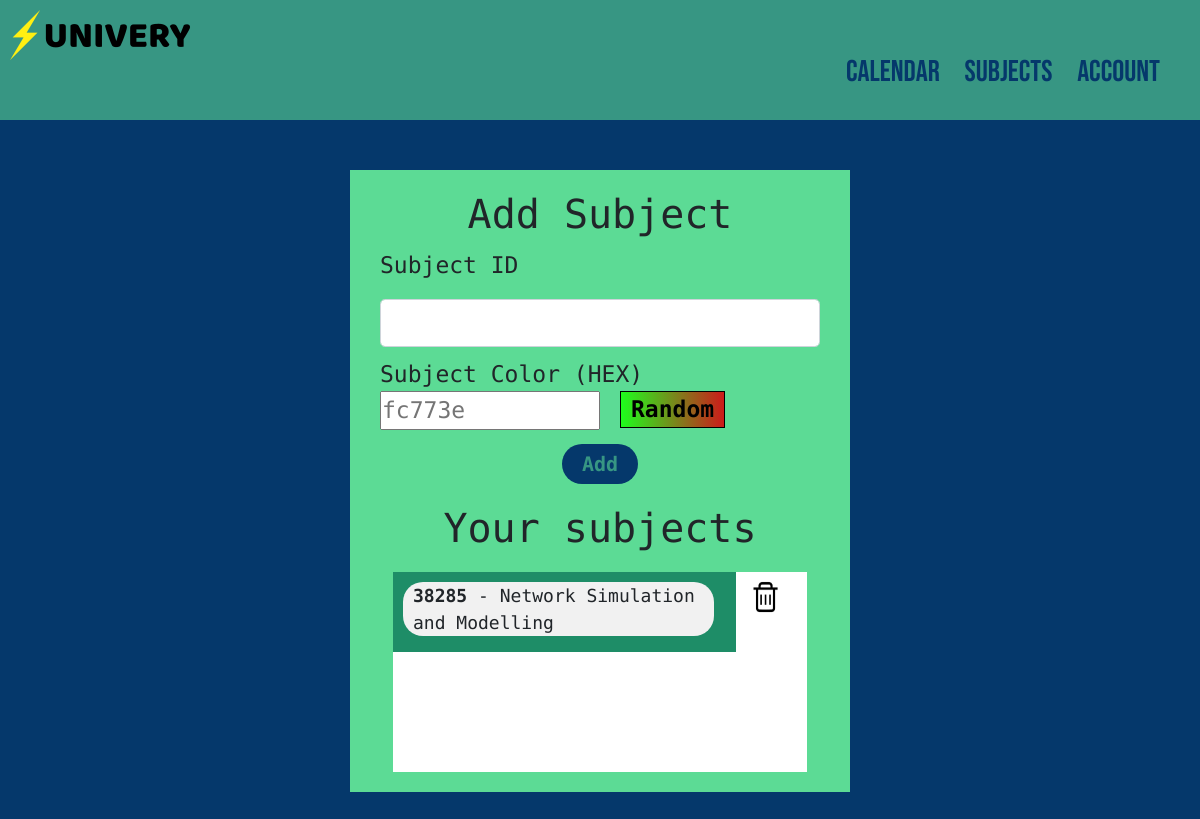
Before: /subjects (signed in) with the older database file.
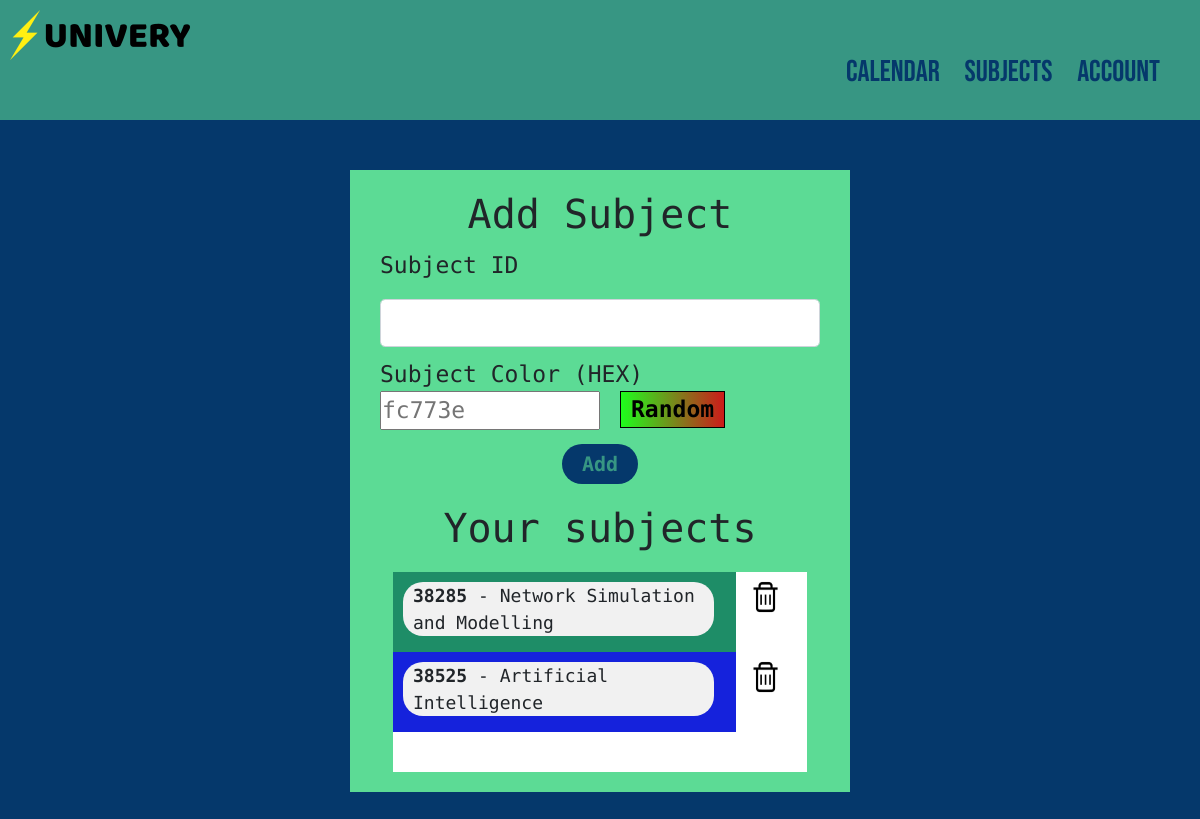
After: the same page with the newer database file.
### app/models.py (models this page shows, shortened)
class UserSubject(db.Model):
    __tablename__ = 'userSubject'
    subject_id = db.Column(db.String(15), db.ForeignKey('subject.identification'), primary_key=True)
    user_id = db.Column(db.Integer, db.ForeignKey('user.id'), primary_key=True)
    color = db.Column(db.String(10), nullable=False, default="#000")
    subject = db.relationship("Subject", back_populates="users")
    user = db.relationship("User", back_populates="subjects")

class Subject(db.Model):
    identification = db.Column(db.String(15), nullable=False, primary_key=True)
    name = db.Column(db.String(70), nullable=False)
    users = db.relationship("UserSubject", back_populates="subject")
    deliveries = db.relationship('Delivery', backref='subject', lazy=True)

### app/subjects/routes.py (the view, shortened to what this page needs)
@subjects.route("/subjects", methods=['GET', 'POST'])
@login_required
def subjects_page():
    form = AddSubjectForm()
    return render_template('subject/add-subject.html', title="Subjects", form=form)

### app/subjects/forms.py (shortened to what this page needs)
class AddSubjectForm(FlaskForm):
    subject_id = StringField('Subject ID',
        validators=[DataRequired(), Length(max=15)])
    subject_color = StringField('Subject Color (HEX)',
        validators=[DataRequired(), Length(max=10)])
    submit = SubmitField('Add')

### app/models.py (called while the page is built)
@login_manager.user_loader
def load_user(user_id):
    return User.query.get(int(user_id))

### app/templates/subject/add-subject.html (shortened to what this page needs)
{% extends "base.html" %}
{% block content %}
<div class="form-page">
    <div class="form-box">
        <form method="POST" action="">
            <h1 class="form-title">Add Subject</h1>
            <div class="form-group form-element">
                <p>{{ form.subject_id.label(class="form-control-label") }}</p>
                {% if form.subject_id.errors %}
                {{ form.subject_id(class="form-control form-control-lg is-invalid") }}
                <div class="invalid-feedback">
                    {% for error in form.subject_id.errors %}
                    <span>{{ error }}</span>
                    {% endfor %}
                </div>
                {% else %}
                {{ form.subject_id(class="form-control form-control-lg") }}
                {% endif %}
            </div>
            <div class="form-group form-element">
                {{ form.subject_color.label(class="form-control-label full") }}
                {% if form.subject_color.errors %}
                {{ form.subject_color(id="color-content", placeholder="fc773e", class="half-left is-invalid") }}
                <div class="invalid-feedback">
                    {% for error in form.subject_color.errors %}
                    <span>{{ error }}</span>
                    {% endfor %}
                </div>
                {% else %}
                {{ form.subject_color(id="color-content", placeholder="fc773e", class="half-left") }}
                {% endif %}
                <div onclick="randomColor()" class="half-left random-button">
                    <p>Random</p>
                </div>
            </div>
            <div class="form-button sm-margin">
                {{ form.submit(class="button") }}
            </div>
            <h1 class="form-title">Your subjects</h1>
            <div class="your-subjects">
                {% for subject in current_user.subjects %}
                <div class="subject-box row">
                    <div class="subject-name" style="flex:10;background-color: {{subject.color}};">
                        <p><b>{{subject.subject.identification}}</b> - {{subject.subject.name}}</p>
                    </div>
                    <div class="subject-action" style="flex:1;">
                        <a href="{{url_for('subjects.subject_remove', id=subject.subject.identification)}}"><img src="/static/web_pics/remove.png" alt="" srcset=""></a>
                    </div>
                </div>
                {% endfor %}
            </div>
        </form>
    </div>
</div>
{% endblock content %}

### app/templates/base.html (shortened to what this page needs)
<html lang="en">
<head>
    <link rel="stylesheet" type="text/css" href="/static/main.css">
    <link href="https://cdn.jsdelivr.net/npm/bootstrap@5.0.0-beta1/dist/css/bootstrap.min.css" rel="stylesheet">
</head>
<body style="background-color: #05386b;">
    <header class="header">
        <div class="header-left">
            <a href="{{ url_for('main.home') }}">
                <img src="/static/web_pics/logo.png" alt="">
            </a>
        </div>
        <div class="header-right">
            <ul class="links">
                {% if current_user.is_authenticated %}
                <li><a href="{{ url_for('deliveries.calendar') }}">Calendar</a></li>
                <li><a href="{{ url_for('subjects.subjects_page') }}">Subjects</a></li>
                <li><a href="{{ url_for('users.account') }}">Account</a></li>
                {% else %}
                <li><a href="{{ url_for('users.login') }}">Login</a></li>
                <li><a href="{{ url_for('users.register') }}">Register</a></li>
                {% endif %}
            </ul>
        </div>
    </header>
    {% block content %}{% endblock %}
</body>
</html>
</html>

### app/static/main.css (style rules this page uses)
* { margin: 0; padding: 0; -webkit-box-sizing: border-box; box-sizing: border-box; }
.half-left { width: 50%; float: left; }
.full { width: 100%; }
.sm-margin { padding-bottom: 20px; }
.button { font-size: 20px; color: #379683; background-color: #05386b; border: none; border-radius: 20px; width: -webkit-fit-content; width: -moz-fit-content; width: fit-content; padding: 5px 20px; font-weight: 600; }
.random-button p { width: -webkit-fit-content; width: -moz-fit-content; width: fit-content; color: black; border: black 1px solid; font-weight: bold; margin-left: 20px; padding: 0 10px; background: #1efd1d; background: -webkit-gradient(linear, left top, right top, from(#1efd1d), to(#cd1a1a)); background: linear-gradient(90deg, #1efd1d 0%, #cd1a1a 100%); cursor: pointer; }
.header { background-color: #379683; width: 100%; height: 120px; }
.header-right { width: 70%; height: 100%; float: right; }
.header-left { width: 30%; height: 100%; float: left; }
.links { font-size: 30px; font-family: "Bebas Neue", cursive; float: right; margin-right: 20px; margin-top: 50px; }
.links li { margin-right: 20px; display: inline; }
.links li a { color: #05386b; text-decoration: none; }
.form-page { height: -webkit-fit-content; height: -moz-fit-content; height: fit-content; width: 100%; padding-top: 50px; padding-bottom: 30px; }
.form-box { width: calc(min(500px, 88%)); height: -webkit-fit-content; height: -moz-fit-content; height: fit-content; margin: 0 auto; background-color: #5cdb95; padding: 20px; font-family: "Xanh Mono", monospace; }
.form-title { text-align: center; }
.form-element { font-size: 23px; margin: 10px; }
.form-button { margin: 0 auto; width: -webkit-fit-content; width: -moz-fit-content; width: fit-content; border-radius: 20px; }
.your-subjects { background-color: white; width: 90%; margin: 0 auto; overflow-y: scroll; height: 200px; margin-top: 20px; }
.subject-name p { background-color: #f1f1f1; width: -webkit-fit-content; width: -moz-fit-content; width: fit-content; margin-top: 10px; border-radius: 20px; padding: 0 10px; margin-left: 10px; margin-right: 10px; font-size: 18px; }
.subject-action { display: inline-block; vertical-align: middle; }
.subject-action img { width: 35px; height: 40px; margin-top: 15%; }
.subject-box { height: -webkit-fit-content; height: -moz-fit-content; height: fit-content; }
.row { display: -webkit-box; display: -ms-flexbox; display: flex; width: 100%; }

Changed rows visible on the page:
added UserSubject: subject.identification "38525", subject.name "Artificial Intelligence"
